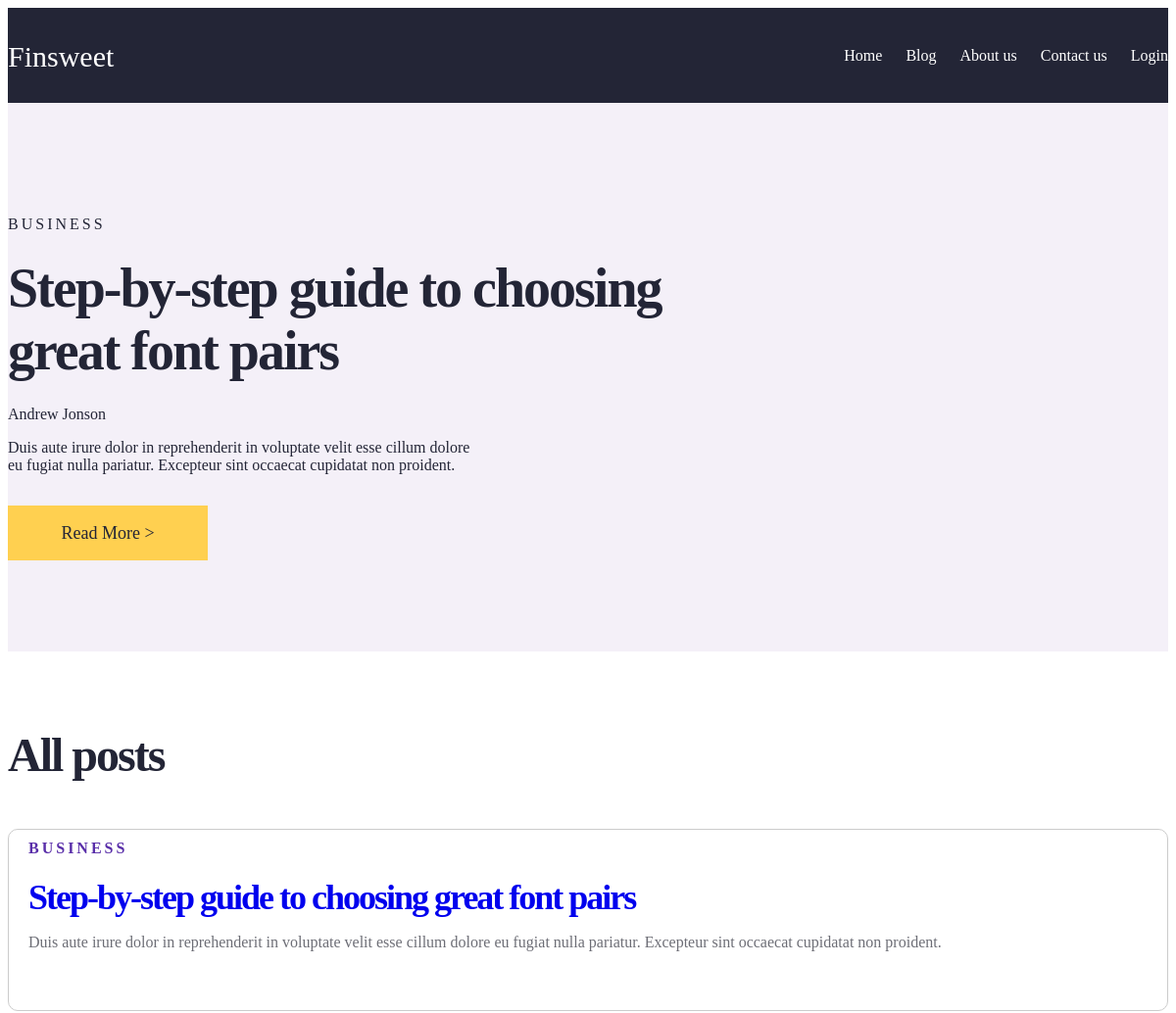
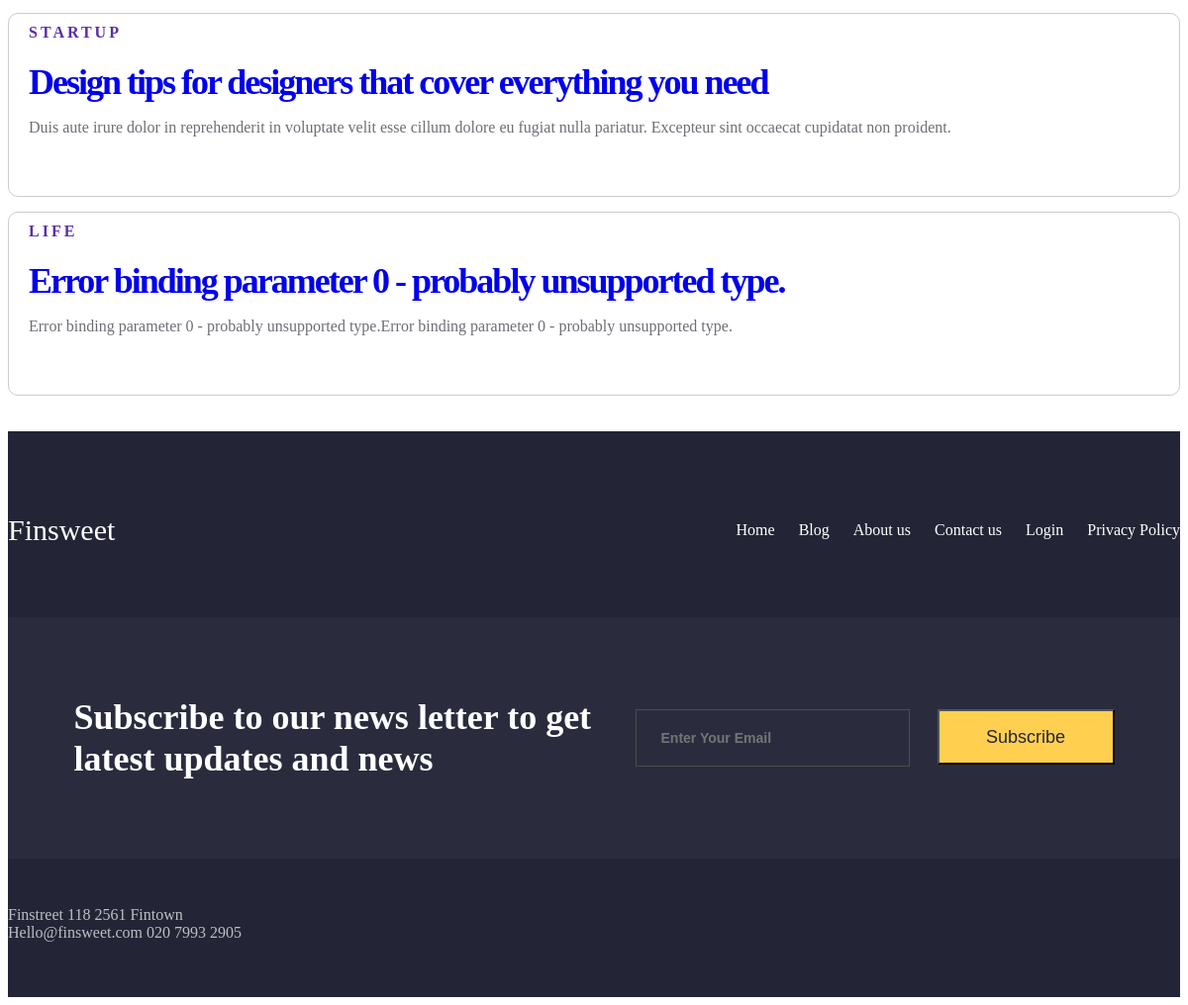
Page /blog on the committed database (2 pictures, top to bottom).
### tables this page shows
CREATE TABLE mainmenu(
    id INTEGER PRIMARY KEY AUTOINCREMENT,
    title TEXT NOT NULL,
    url TEXT NOT NULL
);

CREATE TABLE category(
    id INTEGER PRIMARY KEY AUTOINCREMENT,
    category_title TEXT NOT NULL
);

CREATE TABLE posts(
    id INTEGER PRIMARY KEY AUTOINCREMENT,
    category INTEGER NOT NULL,
    title TEXT NOT NULL,
    short_text TEXT NOT NULL,
    text TEXT NOT NULL,
    img TEXT NOT NULL, author INTEGER NOT NULL, time INTEGER NOT NULL);

CREATE TABLE author(
    id INTEGER PRIMARY KEY AUTOINCREMENT,
    author_name TEXT NOT NULL
);

### flsite.py (the view)
@app.route('/blog')
def blog():
    db = get_db()
    menu = FDataBase(db)
    return render_template('blog.html', title='Blog', menu=menu.get_menu(), post=menu.get_post(1),
                           posts=menu.get_all_posts())

### FDataBase.py (called while the page is built)
    def get_menu(self):
        sql = 'SELECT * FROM mainmenu'
        try:
            self.__cur.execute(sql)
            res = self.__cur.fetchall()
            if res:
                return res
        except IOError:
            print('Ошибка чтения из базы данных')
        return []

    def get_post(self, post_id):
        sql = f'SELECT c.category_title, p.id, p.title, p.short_text, p.text, p.time, a.author_name FROM posts as p, category as c,' \
              f' author as a WHERE  a.id == p.author AND c.id = p.category AND p.id={post_id}'
        try:
            self.__cur.execute(sql)
            res = self.__cur.fetchone()
            if res:
                return res
        except IOError:
            print('Ошибка чтения из базы данных')
        return []

    def get_all_posts(self):
        sql = f'SELECT * FROM posts as p, category as c, author as a WHERE  a.id == p.author AND c.id = p.category'
        try:
            self.__cur.execute(sql)
            res = self.__cur.fetchall()
            if res:
                return res
        except IOError:
            print('Ошибка чтения из базы данных')
        return []

### flsite.py (called while the page is built)
def connect_db():
    con = sqlite3.connect(app.config['DATABASE'])
    con.row_factory = sqlite3.Row
    return con

def get_db():
    if not hasattr(g, 'link_db'):
        g.link_db = connect_db()
    return g.link_db

### templates/blog.html
{% extends 'base.html' %} {% block content %} {{super()}}
<div class="posts">
  <div class="content">
    <h3>All posts</h3>
    <ul>
      {% for p in posts%}
      <li>
        <p class="post__cat">{{p.category_title}}</p>
        <p class="post__title">
          <a href="{{url_for('blog_post', id_post=p.id)}}">{{p.title}}</a>
        </p>
        <p class="post__short">{{p.short_text}}</p>
      </li>
      {% endfor %}
    </ul>
  </div>
</div>
{% endblock content %}

### templates/base.html (shortened to what this page needs)
<!DOCTYPE html>
<html lang="en">
  <head>
    <link
      rel="stylesheet"
      href="{{ url_for('static', filename='css/style.css') }}"
    />
  </head>
  <body>
    {% block menu %}
    <div class="menu">
      <div class="content">
        <div class="menu__title">
          <p>Finsweet</p>
          <ul class="menu__menu">
            {%for m in menu%}
            <li><a href="{{m.url}}">{{m.title}}</a></li>
            {%endfor%}
          </ul>
        </div>
      </div>
    </div>
    {% endblock menu%}
    {% block post %}
    {% if post %}
    <div class="header">
      <div class="content">
        <div class="header__info">
          <h4>{{post.category_title}}</h4>
          <h1>{{post.title}}</h1>
          <p>{{post.author_name}}</p>
          <p>
            {{post.short_text}}
          </p>
          <div class="header__btn" > <a href="{{url_for('blog_post', id_post=post.id)}}">Read More ></a></div>
        </div>
      </div>
    </div>
    {% endif%}
    {% endblock post%}
    {% block content%} {% endblock content%} {%block footer
    %}
    <div class="footer">
      <div class="content">
        <div class="footer__info">
          <div class="footer__menu">
            <p>Finsweet</p>
            <ul class="footer__menu__ul">
              {%for m in menu%}
              <li><a href="{{m.url}}">{{m.title}}</a></li>
              {%endfor%}
              <li><a href="privacy_policy">Privacy Policy</a></li>
            </ul>
          </div>
          <div class="footer__form">
           <p>Subscribe to our news letter to get latest updates and news</p>
            <form action="#">
              <field class="footer__form__field">
              <input type="email" name="email" placeholder="Enter Your Email" required />
              <input type="submit" value="Subscribe" />
            </form></field>
          </div>
          <div class="footer__address">
            <p>
              Finstreet 118 2561 Fintown
            </p>
            <p>Hello@finsweet.com  020 7993 2905</p>
          </div>
        </div>
      </div>
    </div>
    {% endblock footer %}
  </body>
</html>

### static/css/style.css (style rules this page uses)
.content { margin: 0 auto; max-width: 1200px; box-sizing: border-box; }
.menu, .footer { background-color: #232536; }
.menu__title { display: flex; flex-direction: row; justify-content: space-between; align-items: center; }
.menu__menu { display: flex; flex-direction: row; justify-content: space-around; font-size: 16px; }
.menu__menu li { list-style: none; }
.menu__menu a { font-size: 16px; color: #ffffff; margin-left: 24px; text-decoration: none; }
.menu__title p { font-size: 30px; color: #ffffff; margin: 33px 0 30px 0; }
.header { background: #f4f0f8; }
.header__info { padding: 94px 0 93px 0; }
.header__info h4 { font-weight: 500; font-size: 16px; letter-spacing: 3px; text-transform: uppercase; color: #232536; }
.header__info h1 { font-style: normal; font-weight: 700; font-size: 56px; letter-spacing: -2px; color: #232536; margin: 24px 500px 24px 0; }
.header__info p { font-weight: 400; font-size: 16px; color: #232536; margin: 0 700px 16px 0; }
.header__btn { width: 204px; height: 56px; left: 80px; top: 552px; background: #ffd050; display: flex; align-items: center; justify-content: center; margin-top: 32px; cursor: pointer; }
.header__btn a, .new_post a { text-decoration: none; font-size: 18px; color: #232536; }
.footer__menu { padding: 70px 0 58px 0; }
.footer__menu, .footer__menu__ul { display: flex; flex-direction: row; justify-content: space-between; align-items: center; }
.footer__menu p { font-size: 30px; margin: 0; color: #ffffff; }
.footer__menu__ul li { list-style: none; }
.footer__menu__ul a { font-size: 16px; line-height: 28px; display: flex; align-items: center; color: #ffffff; text-decoration: none; margin-left: 24px; }
.footer__form { background: #2a2c3e; padding: 80px 64px; }
.footer__form { display: flex; flex-direction: row; justify-content: space-around; align-items: center; }
.footer__form p { font-weight: 700; font-size: 36px; width: 562px; color: #ffffff; margin: 0; }
.footer__form__field input[type='email'] { border: 1px solid #4c4c4c; width: 250px; height: 28px; font-weight: 700; font-size: 14px; color: #6d6e76; padding: 14px 0 14px 25px; margin-right: 24px; background-color: #2a2c3e; }
.footer__form__field input[type='submit'] { width: 179px; height: 56px; background: #ffd050; color: #232536; font-size: 18px; line-height: 24px; }
.footer__address { padding: 48px 0 56px 0; }
.footer__address p { font-weight: 400; font-size: 16px; color: #ffffff; opacity: 0.7; margin: 0; }
.posts { padding: 30px 0 20px 0; }
.posts h3 { font-style: normal; font-weight: 700; font-size: 48px; letter-spacing: -2px; color: #232536; }
.posts ul, .profile ul { list-style: none; padding: 0; }
.posts a { text-decoration: none; }
.post__cat { font-style: normal; font-weight: 600; font-size: 16px; letter-spacing: 3px; text-transform: uppercase; color: #592ea9; margin: 0; }
.post__title { font-style: normal; font-weight: 700; font-size: 36px; letter-spacing: -2px; color: #232536; margin: 20px 0 16px 0; }
.post__short { font-style: normal; font-weight: 400; font-size: 16px; color: #6d6e76; margin: 0 0 50px 0; }
.posts li, .profile li { border: 1px solid #ccc; padding: 10px 20px; border-radius: 10px; margin-bottom: 15px; }

### rows in the picture
mainmenu: title "Home"
mainmenu: title "Blog"
mainmenu: title "About us"
mainmenu: title "Contact us"
mainmenu: title "Login"
category: category_title "BUSINESS"
posts: title "Step-by-step guide to choosing great font pairs", short_text "Duis aute irure dolor in reprehenderit in voluptate velit esse cillum dolore eu fugiat nulla pariatur. Excepteur sint occaecat cupidatat non proident.", category_title "BUSINESS"
author: author_name "Andrew Jonson"
posts: category_title "STARTUP", title "Design tips for designers that cover everything you need", short_text "Duis aute irure dolor in reprehenderit in voluptate velit esse cillum dolore eu fugiat nulla pariatur. Excepteur sint occaecat cupidatat non proident."
posts: category_title "LIFE", title "Error binding parameter 0 - probably unsupported type.", short_text "Error binding parameter 0 - probably unsupported type.Error binding parameter 0 - probably unsupported type."
